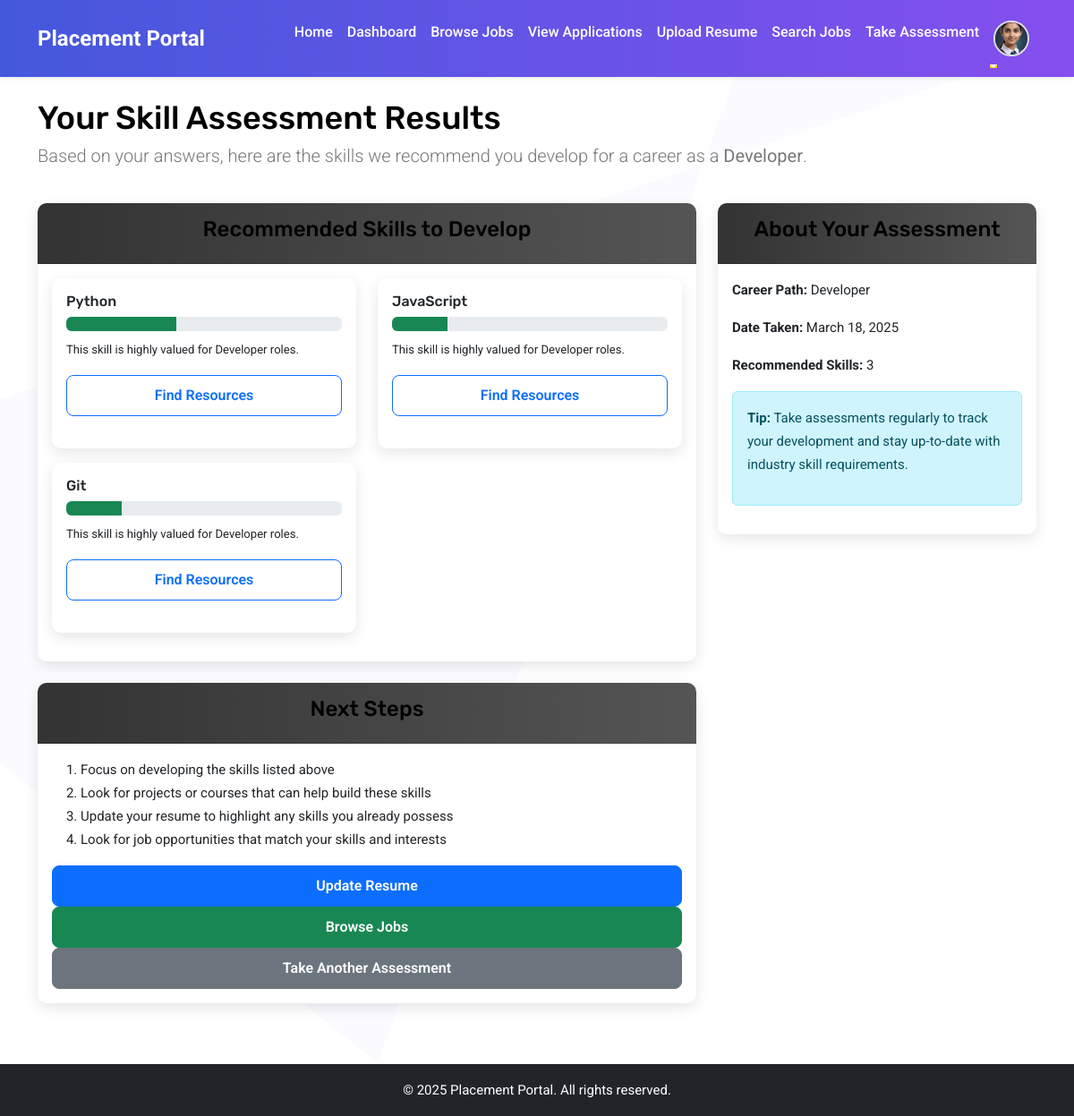
The app's page /student/assessment/5/results/ (signed in) with its own data.
### users/models.py (models this page shows, shortened)
class User(AbstractUser):
    USER_TYPE_CHOICES = (
        ('student', 'Student'),
        ('placement_officer', 'Placement Officer'),
    )
    user_type = models.CharField(max_length=20, choices=USER_TYPE_CHOICES)
    def is_student(self):
        return self.user_type == 'student'

class StudentProfile(models.Model):
    user = models.OneToOneField(User, on_delete=models.CASCADE, related_name='student_profile')
    roll_number = models.CharField(max_length=20)
    department = models.CharField(max_length=100)
    year_of_study = models.IntegerField()
    image = models.ImageField(
        upload_to='profile_images/',
        default='profile_images/default.jpg',  # Set a default image
        blank=True,
        null=True
    )
    resume = models.FileField(
        upload_to='resumes/',
        validators=[FileExtensionValidator(allowed_extensions=['pdf', 'docx', 'doc'])],
        blank=True,
        null=True
    )

### jobs/models.py (models this page shows, shortened)
class Assessment(models.Model):
    student = models.ForeignKey('users.StudentProfile', on_delete=models.CASCADE, related_name='assessments')
    job_type = models.CharField(max_length=100)
    date_taken = models.DateTimeField(auto_now_add=True)

class Skill(models.Model):
    name = models.CharField(max_length=100)
    description = models.TextField(blank=True, null=True)

### jobs/views.py (the view)
# urls.py: path('student/assessment/<int:assessment_id>/results/', views.assessment_results, name='assessment_results'),
@login_required
@student_required
def assessment_results(request, assessment_id):
    assessment = get_object_or_404(Assessment, id=assessment_id, student=request.user.student_profile)
    recommended_skills = generate_skill_recommendations(assessment)
    for skill in recommended_skills:
        skill['percentage'] = min((skill['score'] * 20) + 20, 100)  # Scale to percentage
    return render(request, 'jobs/assessment_results.html', {
        'assessment': assessment,
        'recommended_skills': recommended_skills
    })

### jobs/views.py (called while the page is built)
def student_required(view_func):
    @wraps(view_func)
    def _wrapped_view(request, *args, **kwargs):
        if request.user.is_authenticated and request.user.is_student():
            return view_func(request, *args, **kwargs)
        return redirect('login')
    return _wrapped_view

def generate_skill_recommendations(assessment):
    responses = assessment.responses.all()
    skill_count = {}
    for response in responses:
        if response.selected_option:
            for skill in response.selected_option.skills.all():
                if skill.name in skill_count:
                    skill_count[skill.name] += 1
                else:
                    skill_count[skill.name] = 1
    if len(skill_count) < 3:
        additional_skills = suggest_additional_skills(assessment.job_type)
        for skill in additional_skills:
            if skill not in skill_count:
                skill_count[skill] = 1
    recommended_skills = [
        {"name": skill, "score": count}
        for skill, count in sorted(skill_count.items(), key=lambda x: x[1], reverse=True)
    ]
    return recommended_skills[:6]  # Return top 6 skills

def suggest_additional_skills(job_type):
    job_specific_skills = {
        "developer": ["JavaScript", "Python", "Git", "React", "Node.js", "Docker"],
        "designer": ["UI/UX", "Figma", "Adobe Creative Suite", "Typography", "Color Theory"],
        "analyst": ["SQL", "Excel", "Tableau", "Power BI", "Statistical Analysis", "Python"],
        "manager": ["Project Management", "Agile", "Team Leadership", "Stakeholder Communication"],
        "data_scientist": ["Python", "R", "Machine Learning", "Statistics", "Data Visualization", "Big Data"]
    }
    return job_specific_skills.get(job_type, [])[:3]

### jobs/templates/jobs/assessment_results.html (shortened to what this page needs)
{% extends 'main/base.html' %}
{% block content %}
<div class="row mb-4">
    <div class="col-md-12">
        <h1>Your Skill Assessment Results</h1>
        <p class="lead">Based on your answers, here are the skills we recommend you develop for a career as a <strong>{{ assessment.job_type|title }}</strong>.</p>
    </div>
</div>
<div class="row">
    <div class="col-md-8">
        <div class="card mb-4">
            <div class="card-header">
                <h3>Recommended Skills to Develop</h3>
            </div>
            <div class="card-body">
                {% if recommended_skills %}
                <div class="row">
                    {% for skill in recommended_skills %}
                    <div class="col-md-6 mb-3">
                        <div class="card h-100">
                            <div class="card-body">
                                <h5 class="card-title">{{ skill.name }}</h5>
                                <div class="progress mb-2">
                                    <div class="progress-bar bg-success"
     role="progressbar"
     style="width: {% widthratio skill.score 5 100 %}%"
     aria-valuenow="{% widthratio skill.score 5 100 %}"
     aria-valuemin="0"
     aria-valuemax="100"></div>
                                </div>
                                <p class="card-text small">This skill is highly valued for {{ assessment.job_type|title }} roles.</p>
                                <a href="https://www.google.com/search?q=learn+{{ skill.name|urlencode }}+tutorial"
                                   target="_blank"
                                   class="btn btn-sm btn-outline-primary">
                                    Find Resources
                                </a>
                            </div>
                        </div>
                    </div>
                    {% endfor %}
                </div>
                {% else %}
                <div class="alert alert-info">
                    We couldn't generate specific skill recommendations. Please try the assessment again or choose a different career path.
                </div>
                {% endif %}
            </div>
        </div>
        <div class="card">
            <div class="card-header">
                <h3>Next Steps</h3>
            </div>
            <div class="card-body">
                <ol>
                    <li>Focus on developing the skills listed above</li>
                    <li>Look for projects or courses that can help build these skills</li>
                    <li>Update your resume to highlight any skills you already possess</li>
                    <li>Look for job opportunities that match your skills and interests</li>
                </ol>
                <div class="mt-3">
                    <a href="{% url 'resume_upload' %}" class="btn btn-primary">Update Resume</a>
                    <a href="{% url 'student_job_list' %}" class="btn btn-success">Browse Jobs</a>
                    <a href="{% url 'take_assessment' %}" class="btn btn-secondary">Take Another Assessment</a>
                </div>
            </div>
        </div>
    </div>
    <div class="col-md-4">
        <div class="card">
            <div class="card-header">
                <h3>About Your Assessment</h3>
            </div>
            <div class="card-body">
                <p><strong>Career Path:</strong> {{ assessment.job_type|title }}</p>
                <p><strong>Date Taken:</strong> {{ assessment.date_taken|date:"F d, Y" }}</p>
                <p><strong>Recommended Skills:</strong> {{ recommended_skills|length }}</p>
                <div class="alert alert-info mt-3">
                    <p><strong>Tip:</strong> Take assessments regularly to track your development and stay up-to-date with industry skill requirements.</p>
                </div>
            </div>
        </div>
    </div>
</div>
{% endblock %}

### main/templates/main/base.html (shortened to what this page needs)
<!DOCTYPE html>
<html lang="en">
    {% load static %}
<head>
    <link rel="stylesheet" href="https://cdnjs.cloudflare.com/ajax/libs/font-awesome/6.0.0/css/all.min.css">
    <link href="https://cdn.jsdelivr.net/npm/bootstrap@5.3.0-alpha1/dist/css/bootstrap.min.css" rel="stylesheet">
    <link rel="stylesheet" href="{% static 'users/css/style.css' %}">
</head>
<body>
    <nav class="navbar navbar-expand-lg bg-light shadow-sm">
        <div class="container">
            <a class="navbar-brand" href="{% url 'home' %}">Placement Portal</a>
            <div class="collapse navbar-collapse" id="navbarNav">
                <ul class="navbar-nav ms-auto">
                    <li class="nav-item">
                        <a class="nav-link" href="{% url 'home' %}">Home</a>
                    </li>
                    {% if user.is_authenticated and user.is_student %}
                        <li class="nav-item">
                            <a class="nav-link" href="{% url 'dashboard' %}">Dashboard</a>
                        </li>
                        <li class="nav-item">
                            <a class="nav-link" href="{% url 'student_job_list' %}">Browse Jobs</a>
                        </li>
                        <li class="nav-item">
                            <a class="nav-link" href="{% url 'my_applications' %}">View Applications</a>
                        </li>
                        <li class="nav-item">
                            <a class="nav-link" href="{% url 'resume_upload' %}">Upload Resume</a>
                        </li>
                        <li class="nav-item">
                            <a class="nav-link" href="{% url 'job_scrape' %}">Search Jobs</a>
                        </li>
                        <li class="nav-item">
                            <a class="nav-link" href="{% url 'take_assessment' %}">Take Assessment</a>
                        </li>
                        <li class="nav-item dropdown">
                            <a class="nav-link dropdown-toggle d-flex align-items-center" href="#" id="profileDropdown" role="button" data-bs-toggle="dropdown">
                                <img src="{% if user.student_profile.image %}{{ user.student_profile.image.url }}{% else %}{% static 'users/img/default-profile.png' %}{% endif %}"
                                     alt="Profile Image"
                                     class="rounded-circle"
                                     width="40"
                                     height="40"
                                     style="object-fit: cover; border: 2px solid #ddd;">
                            </a>
                        </li>
                    {% endif %}
                </ul>
            </div>
        </div>
    </nav>
    <div class="container mt-4" style="min-height: 100svh;">
        {% block content %}{% endblock %}
    </div>
    <footer class="bg-dark text-white text-center py-3 mt-5">
        <div class="container">
            <p class="mb-0">© 2025 Placement Portal. All rights reserved.</p>
        </div>
    </footer>
</body>
</html>

### records on screen
User: image (picture)
Assessment: job_type "Developer", job_type "Developer" "Developer" "Developer", date_taken "March 18, 2025"
Skill: name "Python"

### other values on screen
{{ skill.name }} "JavaScript" "Git"
{{ recommended_skills|length }} "3"
